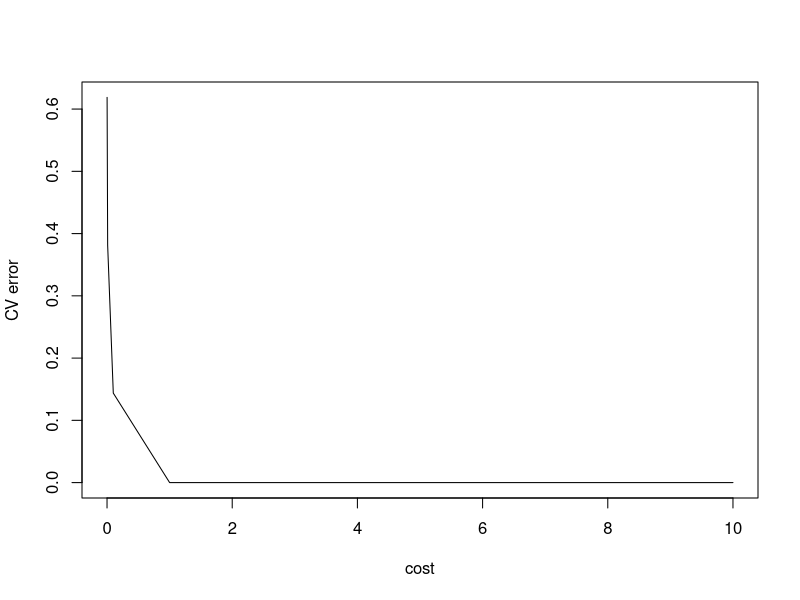
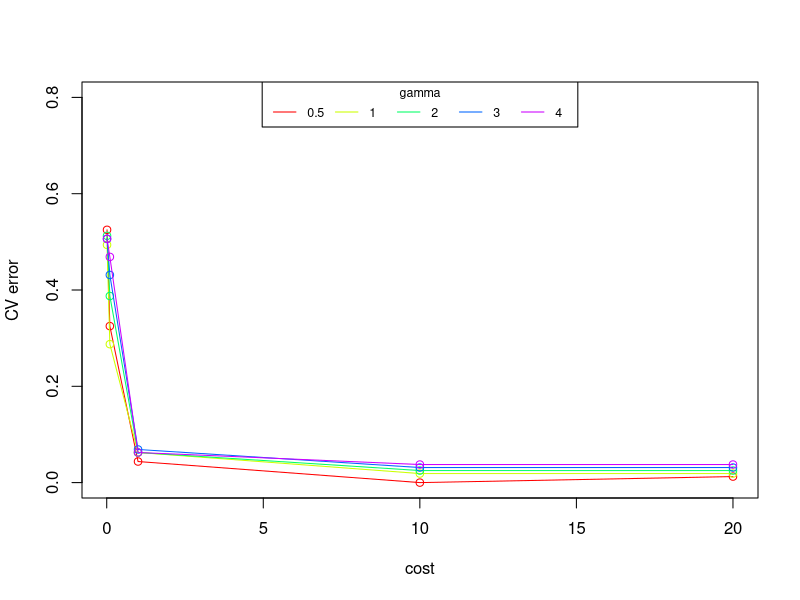
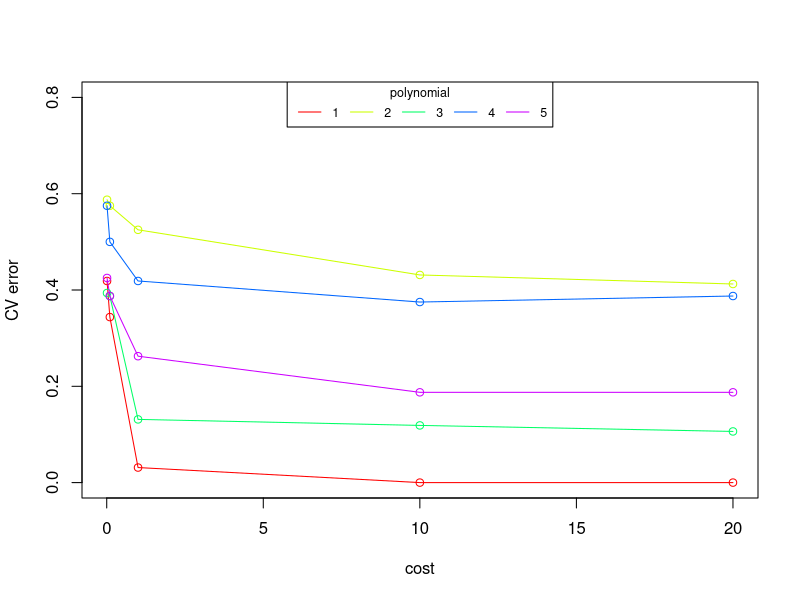

The R script that drew these images, in order:
## ---- chunk 1
library(MASS)
data("crabs")
attach(crabs)
set.seed(45678)
blueMale = which(sp == "B" & sex == "M")
orangeMale = which(sp == "O" & sex == "M")
blueFemale = which(sp == "B" & sex == "F")
orangeFemale = which(sp == "O" & sex == "F")
train_id = c(sample(blueMale, size = trunc(0.80 * length(blueMale))),
             sample(orangeMale, size = trunc(0.80 * length(orangeMale))),
             sample(blueFemale, size = trunc(0.80 * length(blueFemale))),
             sample(orangeFemale, size = trunc(0.80 * length(orangeFemale))))
crabs_train = crabs[train_id, ]
crabs_test = crabs[-train_id,]
## ---- chunk 2
library(e1071)
train_x = crabs_train[,-2][,-2]
svmfit1 = svm(sp~., data = train_x, kernel = 'linear', cost = 0.1, scale = FALSE)
summary(svmfit1)
svmfit2 = svm(sp~., data = train_x, kernel = 'linear', cost = 1, scale = FALSE)
summary(svmfit2)
svmfit3 = svm(sp~., data = train_x, kernel = 'linear', cost = 10, scale = FALSE)
summary(svmfit3)
## ---- chunk 3
tune.out = tune(svm, sp~., data = train_x, kernel = 'linear', ranges = list(cost = c(0.0001, 0.001, 0.01, 0.1, 1, 5, 10)))
plot(tune.out$performances[,1], tune.out$performances[,2], type = 'l', xlab = 'cost', ylab = 'CV error')
summary(tune.out)
## ---- chunk 4
bestmod = tune.out$best.model
summary(bestmod)
## ---- chunk 5
test_x = crabs_test[,-2][,-2]
table(true = test_x$sp , pred = predict(bestmod, newdata = test_x))
## ---- chunk 6
radial_svmfit1 = svm(sp~., data = train_x, kernel = 'radial', gamma = 0.1, cost = 0.1)
summary(radial_svmfit1)
radial_svmfit2 = svm(sp~., data = train_x, kernel = 'radial', gamma = 0.1, cost = 1)
summary(radial_svmfit2)
radial_svmfit3 = svm(sp~., data = train_x, kernel = 'radial', gamma = 1, cost = 0.1)
summary(radial_svmfit3)
radial_svmfit4 = svm(sp~., data = train_x, kernel = 'radial', gamma = 1, cost = 1)
summary(radial_svmfit4)
## ---- chunk 7
radial_tune.out = tune(svm, sp~., data = train_x, kernel = 'radial', ranges = list(cost= c(0.01,0.1, 1,10,20), gamma = c(0.5,1,2,3,4)))
summary(radial_tune.out)
## ---- chunk 8
with(radial_tune.out$performances, {
  plot(error[gamma==0.5]~cost[gamma==0.5], ylim =c(0, .8),type = "o", col =rainbow(5)[1], ylab = "CV error", xlab = "cost")
  lines(error[gamma==1]~cost[gamma==1],type = "o", col =rainbow(5)[2])
  lines(error[gamma==2]~cost[gamma==2],type = "o", col =rainbow(5)[3])
  lines(error[gamma==3]~cost[gamma==3],type = "o", col =rainbow(5)[4])
  lines(error[gamma==4]~cost[gamma==4],type = "o", col =rainbow(5)[5])})
legend("top", horiz = T, legend =c(0.5, 1:4), col =rainbow(5),lty = 1, cex = .75, title = "gamma")
## ---- chunk 9
bestmod.rad = radial_tune.out$best.model
summary(bestmod.rad)
test_x = crabs_test[,-2][,-2]
table(true = test_x$sp , pred = predict(bestmod.rad, newdata = test_x))
## ---- chunk 10
poly_svmfit1 = svm(sp~., data = train_x, kernel = 'polynomial', degree = 1, cost = 0.1)
summary(poly_svmfit1)
poly_svmfit2 = svm(sp~., data = train_x, kernel = 'polynomial', degree = 2, cost = 0.1)
summary(poly_svmfit2)
poly_svmfit3 = svm(sp~., data = train_x, kernel = 'polynomial', degree = 1, cost = 1)
summary(poly_svmfit3)
poly_svmfit4 = svm(sp~., data = train_x, kernel = 'polynomial', degree = 2, cost = 1)
summary(poly_svmfit4)
## ---- chunk 11
poly_tune.out = tune(svm, sp~., data = train_x, kernel = 'polynomial', ranges = list(cost= c(0.01,0.1, 1,10,20), degree = c(1,2,3,4,5)))
summary(radial_tune.out)
## ---- chunk 12
with(poly_tune.out$performances, {
  plot(error[degree==1]~cost[degree==1], ylim =c(0, .8),type = "o", col =rainbow(5)[1], ylab = "CV error", xlab = "cost")
  lines(error[degree==2]~cost[degree==2],type = "o", col =rainbow(5)[2])
  lines(error[degree==3]~cost[degree==3],type = "o", col =rainbow(5)[3])
  lines(error[degree==4]~cost[degree==4],type = "o", col =rainbow(5)[4])
  lines(error[degree==5]~cost[degree==5],type = "o", col =rainbow(5)[5])})
legend("top", horiz = T, legend =c(1:5), col =rainbow(5),lty = 1, cex = .75, title = "polynomial")
## ---- chunk 13
bestmod.poly = poly_tune.out$best.model
summary(bestmod.poly)
test_x = crabs_test[,-2][,-2]
table(true = test_x$sp , pred = predict(bestmod.poly, newdata = test_x))
